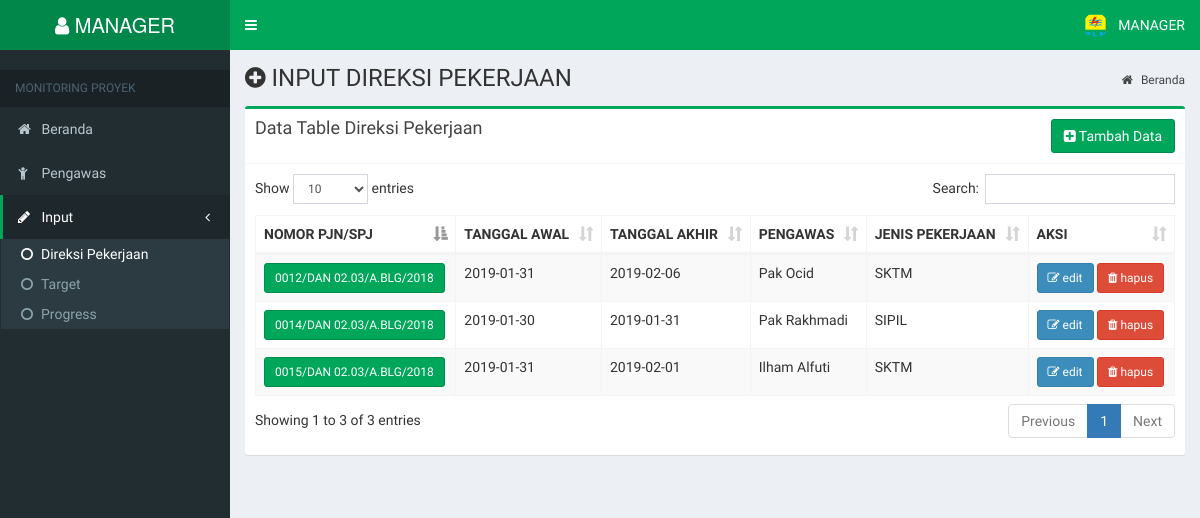
Page /index.php?page=input1 (signed in) on the committed database.
### tables this page shows
CREATE TABLE `tbl_user` (
  `username` varchar(30) NOT NULL,
  `password` varchar(10) NOT NULL,
  `role` int(5) NOT NULL
);

CREATE TABLE `tbl_input4` (
  `nomer_pjn_spj` varchar(40) NOT NULL,
  `tanggal_awal` date NOT NULL,
  `tanggal_akhir` date NOT NULL,
  `pengawas` text NOT NULL,
  `jenis_pekerjaan` varchar(10) NOT NULL
);

### page/input1/input1.php (the view)
<section class="content-header">
    <h1><i class="fa fa-plus-circle"></i> INPUT DIREKSI PEKERJAAN </h1>
    <ol class="breadcrumb">
        <li><a href="#"><i class="fa fa-home"></i> Beranda</a></li>
    </ol>
</section>
<section class="content container-fluid">
    <div class="row">
        <div class="col-md-12">
            <div class="row">
                <div class="col-md-12">
                    <div class="box box-success">
                        <div class="box-header with-border">
                            <div class="pull-left">
                                <h3 class="box-title">Data Table Direksi Pekerjaan</h3>
                            </div>
                            <div class="pull-right">
                                <a href="?page=input1tambah" class="btn btn-success"><i class="fa fa-plus-square"></i> Tambah Data</a>
                            </div>
                        </div>
                        <div class="box-body">
                            <div class="table-responsive">
                                <table id="table1" class="table table-bordered table-striped">
                                    <thead>
                                        <tr>
                                            <th>NOMOR PJN/SPJ</th>
                                            <th>TANGGAL AWAL</th>
                                            <th>TANGGAL AKHIR </th>
                                            <th>PENGAWAS</th>
                                            <th>JENIS PEKERJAAN</th>
                                            <th>AKSI</th>
                                        </tr>
                                    </thead>
                                    <tbody>
                                        <?php
                                            $query = mysqli_query($conn, "SELECT * FROM tbl_input4");
                                            while($data = mysqli_fetch_array($query)) { ?>
                                                <tr>
                                                    <td><a class="btn btn-success btn-sm"><?= $data['nomer_pjn_spj'] ?></a></td>
                                                    <td><?= $data['tanggal_awal'] ?></td>
                                                    <td><?= $data['tanggal_akhir'] ?></td>
                                                    <td><?= $data['pengawas'] ?></td>
                                                    <td><?= $data['jenis_pekerjaan'] ?></td>
                                                    <td>
                                                    <?php if ($page == 'input1') { ?>
                                                    <a class="btn btn-primary btn-sm" href="?page=input1edit&id=<?php echo $data['nomer_pjn_spj']; ?>"><i class="fa fa-edit"></i> edit</a>
                                                    <a class="btn btn-danger btn-sm" href="?page=input1hapus&id=<?php echo $data['nomer_pjn_spj']; ?>"><i class="fa fa-trash"></i> hapus</a>
                                                    <?php } ?>
                                                    </td>
                                                </tr>
                                        <?php } ?>
                                    </tbody>
                                </table>
                            </div>
                        </div>
                    </div>
                </div>
            </div>
        </div>
    </div>
</section>

### index.php (shortened to what this page needs)
<?php
   if (!empty($_SESSION['username']) && !empty($_SESSION['password']))
   {
      include "lib/koneksi.php";
?>
<!DOCTYPE html>
<html>
<head>
  <link rel="stylesheet" href="bower_components/bootstrap/dist/css/bootstrap.min.css">
  <link rel="stylesheet" href="bower_components/font-awesome/css/font-awesome.min.css">
  <link rel="stylesheet" href="bower_components/Ionicons/css/ionicons.min.css">
  <link rel="stylesheet" href="dist/css/AdminLTE.min.css">
  <link rel="stylesheet" href="dist/css/skins/_all-skins.min.css">
  <link rel="stylesheet" href="bower_components/jvectormap/jquery-jvectormap.css">
  <link rel="stylesheet" href="bower_components/bootstrap-datepicker/dist/css/bootstrap-datepicker.min.css">
  <link rel="stylesheet" href="bower_components/datatables.net-bs/css/dataTables.bootstrap.min.css">
  <link rel="stylesheet" href="bower_components/bootstrap-daterangepicker/daterangepicker.css">
  <link rel="stylesheet" href="plugins/bootstrap-wysihtml5/bootstrap3-wysihtml5.min.css">
</head>
<body class="hold-transition skin-green sidebar-mini">
<div class="wrapper">
  <header class="main-header">
  <?php
    include "header.php";
  ?>
  </header>
  <aside class="main-sidebar">
  <?php
    include "sidebar.php";
  ?>
  </aside>
  <div class="content-wrapper">
  <?php
    include "content.php";
  ?>
  </div>
</div>
</body>
</html>
<?php
} ?>

### header.php (shortened to what this page needs)
<?php
    $user = $_SESSION['username'];
    $sql = mysqli_query($conn, "SELECT * FROM tbl_user WHERE username='$user'");
    $userdata = mysqli_fetch_array($sql);
?>
<a href="?page=dashboard" class="logo">
    <span class="logo-lg">
    <i class="fa fa-user"></i> <?= $userdata['username'] ?>
    </span>
</a>
<nav class="navbar navbar-static-top" role="navigation">
    <a href="#" class="sidebar-toggle" data-toggle="push-menu" role="button">
    </a>
    <div class="navbar-custom-menu">
    <ul class="nav navbar-nav">
        <li class="dropdown user user-menu">
            <a href="#" class="dropdown-toggle" data-toggle="dropdown">
            <img src="img/pln.png" class="user-image" alt="User Image">
                <span class="hidden-xs"><?= strtoupper($userdata['username']) ?></span>
            </a>
        </li>
    </ul>
    </div>
</nav>

### sidebar.php (shortened to what this page needs)
<section class="sidebar">
    <div class="user-panel">
    <div class="pull-left info">
    </div>
    </div>
    <ul class="sidebar-menu" data-widget="tree">
        <li class="header">MONITORING PROYEK</li>
        <li class="<?php if ($_GET['page'] == 'dashboard'){ echo "active";} ?>">
            <a href="?page=dashboard"><i class="fa fa-home"></i> <span>Beranda</span></a>
        </li>
        <li class="<?php if ($_GET['page'] == 'pengawas' || $_GET['page'] == 'pengawastambah' || $_GET['page'] == 'pengawastambahpro' || $_GET['page'] == 'pengawasedit' || $_GET['page'] == 'pengawaseditpro' || $_GET['page'] == 'pengawashapus'){ echo "active";} ?>">
            <a href="?page=pengawas"><i class="fa fa-child"></i> <span>Pengawas</span></a>
        </li>
        <li class="treeview <?php if ($_GET['page'] == 'input1' || $_GET['page'] == 'input2' ||  $_GET['page'] == 'input3' ||
            $_GET['page'] == 'input1tambah' || $_GET['page'] == 'input2tambah' || $_GET['page'] == 'input3tambah' ||
            $_GET['page'] == 'input1tambahpro' || $_GET['page'] == 'input2tambahpro' || $_GET['page'] == 'input3tambahpro' ||
            $_GET['page'] == 'input1edit' || $_GET['page'] == 'input2edit' || $_GET['page'] == 'input3edit' ||
            $_GET['page'] == 'input1editpro' || $_GET['page'] == 'input2editpro' || $_GET['page'] == 'input3editpro' ||
            $_GET['page'] == 'input1hapus' || $_GET['page'] == 'input2hapus' || $_GET['page'] == 'input3hapus' ){echo "active";} ?>">
          <a href="#">
            <i class="fa fa-pencil"></i> <span>Input</span>
            <span class="pull-right-container">
              <i class="fa fa-angle-left pull-right"></i>
            </span>
          </a>
          <ul class="treeview-menu ">
            <li class="<?php if($_GET['page'] == 'input1' || $_GET['page'] == 'input1tambah' || $_GET['page'] == 'input1tambahpro' || $_GET['page'] == 'input1edit' || $_GET['page'] == 'input1editpro' || $_GET['page'] == 'input1hapus') {echo "active";} ?>"><a href="?page=input1"><i class="fa fa-circle-o"></i>Direksi Pekerjaan</a></li>
            <li class="<?php if($_GET['page'] == 'input2' || $_GET['page'] == 'input2tambah' || $_GET['page'] == 'input2tambahpro' || $_GET['page'] == 'input2edit' || $_GET['page'] == 'input2editpro' || $_GET['page'] == 'input2hapus') {echo "active";} ?>"><a href="?page=input2"><i class="fa fa-circle-o"></i>Target</a></li>
            <li class="<?php if($_GET['page'] == 'input3' || $_GET['page'] == 'input3tambah' || $_GET['page'] == 'input3tambahpro' || $_GET['page'] == 'input3edit' || $_GET['page'] == 'input3editpro' || $_GET['page'] == 'input3hapus') {echo "active";} ?>"><a href="?page=input3"><i class="fa fa-circle-o"></i>Progress</a></li>
          </ul>
        </li>
    </ul>
</section>

### content.php
<?php
if (isset($_GET['page'])) $page=$_GET['page'];
else $page="dashboard";
if ($page == "dashboard") include("page/dashboard.php");
elseif ($page == "logout") include("page/logout.php");
    elseif ($page == "user")                include("page/user/user.php");
    elseif ($page == "useradd")             include("page/user/useradd.php");
    elseif ($page == "useraddpro")          include("page/user/useraddpro.php");
    elseif ($page == "useredit")            include("page/user/useredit.php");
    elseif ($page == "usereditpro")         include("page/user/usereditpro.php");
    elseif ($page == "userdelete")          include("page/user/userdelete.php");
    elseif ($page == "input1")                include("page/input1/input1.php");
    elseif ($page == "input1tambah")          include("page/input1/input1tambah.php");
    elseif ($page == "input1tambahpro")       include("page/input1/input1tambahpro.php");
    elseif ($page == "input1edit")            include("page/input1/input1edit.php");
    elseif ($page == "input1editpro")         include("page/input1/input1editpro.php");
    elseif ($page == "input1hapus")           include("page/input1/input1hapus.php");
    elseif ($page == "input2")                include("page/input2/input2.php");
    elseif ($page == "input2tambah")          include("page/input2/input2tambah.php");
    elseif ($page == "input2tambahpro")       include("page/input2/input2tambahpro.php");
    elseif ($page == "input2edit")            include("page/input2/input2edit.php");
    elseif ($page == "input2editpro")         include("page/input2/input2editpro.php");
    elseif ($page == "input2hapus")           include("page/input2/input2hapus.php");
    elseif ($page == "input3")                include("page/input3/input3.php");
    elseif ($page == "input3tambah")          include("page/input3/input3tambah.php");
    elseif ($page == "input3tambahpro")       include("page/input3/input3tambahpro.php");
    elseif ($page == "input3edit")            include("page/input3/input3edit.php");
    elseif ($page == "input3editpro")         include("page/input3/input3editpro.php");
    elseif ($page == "input3hapus")           include("page/input3/input3hapus.php");
    elseif ($page == "pengawas")                include("page/pengawas/pengawas.php");
    elseif ($page == "pengawastambah")          include("page/pengawas/pengawastambah.php");
    elseif ($page == "pengawastambahpro")       include("page/pengawas/pengawastambahpro.php");
    elseif ($page == "pengawasedit")            include("page/pengawas/pengawasedit.php");
    elseif ($page == "pengawaseditpro")         include("page/pengawas/pengawaseditpro.php");
    elseif ($page == "pengawashapus")           include("page/pengawas/pengawashapus.php");
else echo"Konten tidak ada";
?>

### rows in the picture
tbl_user: username "MANAGER"
tbl_input4: nomer_pjn_spj "0012/DAN 02.03/A.BLG/2018", tanggal_awal "2019-01-31", tanggal_akhir "2019-02-06", pengawas "Pak Ocid", jenis_pekerjaan "SKTM"
tbl_input4: nomer_pjn_spj "0014/DAN 02.03/A.BLG/2018", tanggal_awal "2019-01-30", tanggal_akhir "2019-01-31", pengawas "Pak Rakhmadi", jenis_pekerjaan "SIPIL"
tbl_input4: nomer_pjn_spj "0015/DAN 02.03/A.BLG/2018", tanggal_awal "2019-01-31", tanggal_akhir "2019-02-01", pengawas "Ilham Alfuti", jenis_pekerjaan "SKTM"
